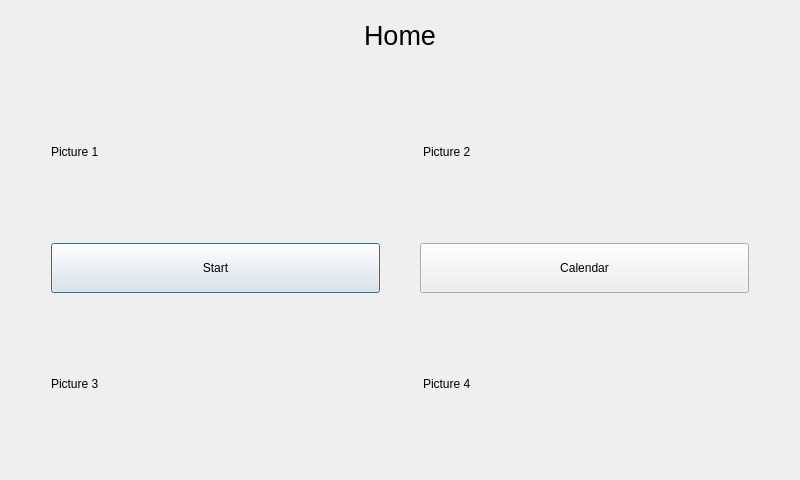
<?xml version="1.0" encoding="UTF-8"?>
<ui version="4.0">
 <class>WelcomeScreen</class>
 <widget class="QDialog" name="WelcomeScreen">
  <property name="geometry">
   <rect>
    <x>0</x>
    <y>0</y>
    <width>800</width>
    <height>480</height>
   </rect>
  </property>
  <property name="windowTitle">
   <string>WelcomeScreen</string>
  </property>
  <layout class="QHBoxLayout" name="horizontalLayout_5">
   <item>
    <layout class="QVBoxLayout" name="verticalLayout_2">
     <item>
      <widget class="QLabel" name="WelcomeScreenLabel">
       <property name="minimumSize">
        <size>
         <width>40</width>
         <height>40</height>
        </size>
       </property>
       <property name="maximumSize">
        <size>
         <width>800</width>
         <height>50</height>
        </size>
       </property>
       <property name="text">
        <string>&lt;html&gt;&lt;head/&gt;&lt;body&gt;&lt;p align=&quot;center&quot;&gt;&lt;span style=&quot; font-size:20pt; color:#000000;&quot;&gt;Home&lt;/span&gt;&lt;/p&gt;&lt;/body&gt;&lt;/html&gt;</string>
       </property>
      </widget>
     </item>
     <item>
      <layout class="QVBoxLayout" name="verticalLayout">
       <item>
        <layout class="QHBoxLayout" name="horizontalLayout_3">
         <item>
          <spacer name="horizontalSpacer_4">
           <property name="orientation">
            <enum>Qt::Horizontal</enum>
           </property>
           <property name="sizeType">
            <enum>QSizePolicy::Fixed</enum>
           </property>
           <property name="sizeHint" stdset="0">
            <size>
             <width>40</width>
             <height>20</height>
            </size>
           </property>
          </spacer>
         </item>
         <item>
          <widget class="QLabel" name="WelcomeScreenPicture1_2">
           <property name="enabled">
            <bool>true</bool>
           </property>
           <property name="text">
            <string>Picture 1</string>
           </property>
          </widget>
         </item>
         <item>
          <spacer name="horizontalSpacer_10">
           <property name="orientation">
            <enum>Qt::Horizontal</enum>
           </property>
           <property name="sizeType">
            <enum>QSizePolicy::Fixed</enum>
           </property>
           <property name="sizeHint" stdset="0">
            <size>
             <width>40</width>
             <height>20</height>
            </size>
           </property>
          </spacer>
         </item>
         <item>
          <widget class="QLabel" name="WelcomeScreenPicture2_2">
           <property name="text">
            <string>Picture 2</string>
           </property>
          </widget>
         </item>
         <item>
          <spacer name="horizontalSpacer_11">
           <property name="orientation">
            <enum>Qt::Horizontal</enum>
           </property>
           <property name="sizeType">
            <enum>QSizePolicy::Fixed</enum>
           </property>
           <property name="sizeHint" stdset="0">
            <size>
             <width>40</width>
             <height>20</height>
            </size>
           </property>
          </spacer>
         </item>
        </layout>
       </item>
       <item>
        <layout class="QHBoxLayout" name="StartCalendarLayout_2">
         <property name="spacing">
          <number>40</number>
         </property>
         <item>
          <spacer name="horizontalSpacer_12">
           <property name="orientation">
            <enum>Qt::Horizontal</enum>
           </property>
           <property name="sizeType">
            <enum>QSizePolicy::Fixed</enum>
           </property>
           <property name="sizeHint" stdset="0">
            <size>
             <width>40</width>
             <height>20</height>
            </size>
           </property>
          </spacer>
         </item>
         <item>
          <widget class="QPushButton" name="WelcomeScreenStartButton_2">
           <property name="minimumSize">
            <size>
             <width>50</width>
             <height>50</height>
            </size>
           </property>
           <property name="maximumSize">
            <size>
             <width>800</width>
             <height>50</height>
            </size>
           </property>
           <property name="text">
            <string>Start</string>
           </property>
          </widget>
         </item>
         <item>
          <widget class="QPushButton" name="WelcomeScreenButonCalendar_2">
           <property name="minimumSize">
            <size>
             <width>50</width>
             <height>50</height>
            </size>
           </property>
           <property name="maximumSize">
            <size>
             <width>800</width>
             <height>50</height>
            </size>
           </property>
           <property name="text">
            <string>Calendar</string>
           </property>
          </widget>
         </item>
         <item>
          <spacer name="horizontalSpacer_13">
           <property name="orientation">
            <enum>Qt::Horizontal</enum>
           </property>
           <property name="sizeType">
            <enum>QSizePolicy::Fixed</enum>
           </property>
           <property name="sizeHint" stdset="0">
            <size>
             <width>40</width>
             <height>20</height>
            </size>
           </property>
          </spacer>
         </item>
        </layout>
       </item>
       <item>
        <layout class="QHBoxLayout" name="horizontalLayout_4">
         <item>
          <spacer name="horizontalSpacer_14">
           <property name="orientation">
            <enum>Qt::Horizontal</enum>
           </property>
           <property name="sizeType">
            <enum>QSizePolicy::Fixed</enum>
           </property>
           <property name="sizeHint" stdset="0">
            <size>
             <width>40</width>
             <height>20</height>
            </size>
           </property>
          </spacer>
         </item>
         <item>
          <widget class="QLabel" name="WelcomeScreenPicture3_2">
           <property name="text">
            <string>Picture 3</string>
           </property>
          </widget>
         </item>
         <item>
          <spacer name="horizontalSpacer_15">
           <property name="orientation">
            <enum>Qt::Horizontal</enum>
           </property>
           <property name="sizeType">
            <enum>QSizePolicy::Fixed</enum>
           </property>
           <property name="sizeHint" stdset="0">
            <size>
             <width>40</width>
             <height>20</height>
            </size>
           </property>
          </spacer>
         </item>
         <item>
          <widget class="QLabel" name="WelcomeScreenPicture4_2">
           <property name="text">
            <string>Picture 4</string>
           </property>
          </widget>
         </item>
         <item>
          <spacer name="horizontalSpacer_16">
           <property name="orientation">
            <enum>Qt::Horizontal</enum>
           </property>
           <property name="sizeType">
            <enum>QSizePolicy::Fixed</enum>
           </property>
           <property name="sizeHint" stdset="0">
            <size>
             <width>40</width>
             <height>20</height>
            </size>
           </property>
          </spacer>
         </item>
        </layout>
       </item>
      </layout>
     </item>
    </layout>
   </item>
  </layout>
  <zorder></zorder>
  <zorder>WelcomeScreenPicture3</zorder>
  <zorder>layoutWidget</zorder>
 </widget>
 <layoutdefault spacing="6" margin="11"/>
 <resources/>
 <connections/>
</ui>
